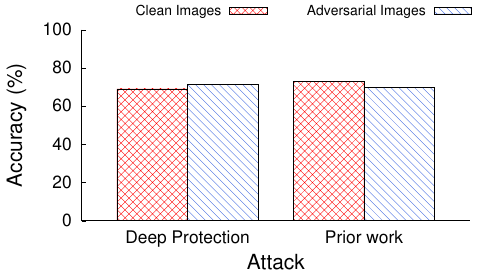

Recreate this plot in gnuplot.
set terminal postscript eps color enhanced "Helvetica" 24
set size 1.0, 0.8
set output 'comparison.eps'
set  autoscale                        # scale axes automatically
unset log                              # remove any log-scaling
unset label
# set errorbars fullwidth
set style fill solid 1.00 border -1
set key outside top center maxrows 1
set key font ",20"
# Labels
set xlabel "Attack" font "Helvetica, 30"
set ylabel "Accuracy (%)" font "Helvetica, 30"

# Boxes
set boxwidth 0.4 absolute
set bmargin  3.5
set border 3 # 1 + 2 + 8 - left + bottom

# tics
set xtics nomirror font "Helvetica, 25"
set ytics nomirror font "Helvetica, 25"
set xtics ("Deep Protection" 0, "Prior work" 1) 
# set ytics("0" 0, "100K" 100000, "500K" 500000, "1000K" 1000000)

# GS - Gradient Sign
# AGN - Additive Gaussian Noise
# BUN - Blended Uniform Noise
# AD - ADefAttack
# GB - Gaussian Blur
# NF - NewtonFool
# DFA - DeepFoolAttack
# CWA - CarliniWagnerL2Attack
# SPN - SaltAndPepperNoiseAttack

# ranges
set yrange [0:100]

# plot
plot './comparison.txt' using ($0)-0.2:(($1)) axes x1y1 title 'Clean Images' with boxes lc rgb 'red' lw 2 lt -1 fillstyle pattern 1, \
    '' using ($0)+0.2:(($2)) axes x1y1 title 'Adversarial Images' with boxes lc rgb 'royalblue' lw 2 lt -1 fillstyle pattern 4